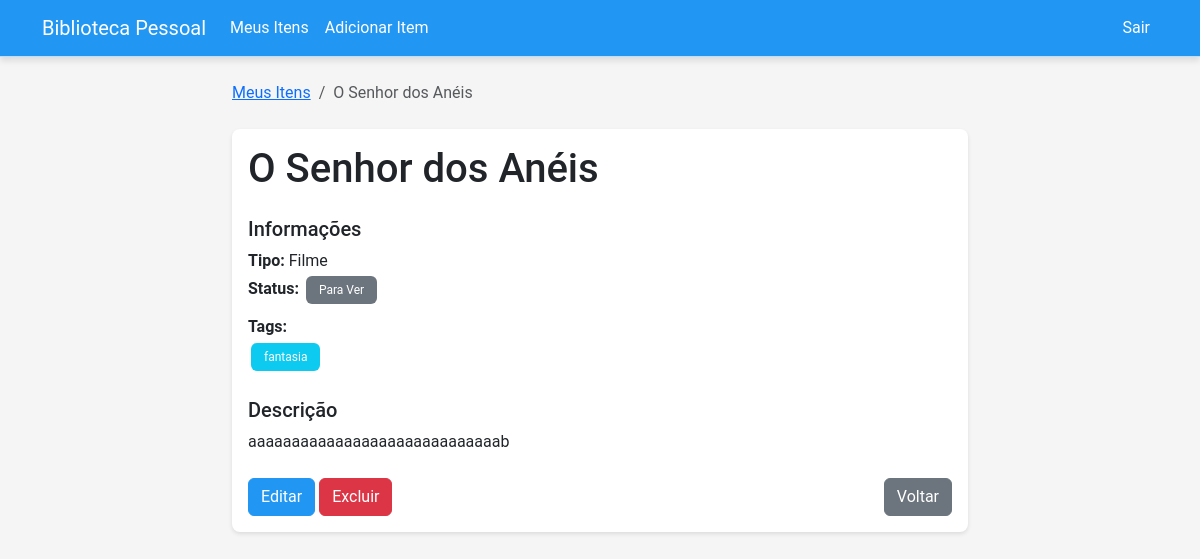
The page /itens/1 (signed in) on the database its author committed.
### models.py (models this page shows)
class Item(Base):
    __tablename__ = "itens"
    id = Column(Integer, primary_key=True, index=True)
    titulo = Column(String, index=True)
    tipo = Column(SQLEnum(TipoItem))
    status = Column(SQLEnum(StatusItem))
    descricao = Column(String, nullable=True)
    avaliacao = Column(Integer, nullable=True)
    tags = Column(String)
    favorito = Column(Boolean, default=False)
    criado_em = Column(DateTime, default=datetime.utcnow)
    id_dono = Column(Integer, ForeignKey("usuarios.id"))
    dono = relationship("Usuario", back_populates="itens")

### main.py (the view)
@app.get("/itens/{item_id}", response_class=HTMLResponse)
async def pagina_detalhe_item(
    request: Request,
    item_id: int,
    db: Session = Depends(get_db),
    usuario_atual: str = Depends(get_current_user),
):
    item = (
        db.query(Item)
        .join(Usuario)
        .filter(Item.id == item_id, Usuario.email == usuario_atual)
        .first()
    )
    if not item:
        raise HTTPException(status_code=404, detail="Item não encontrado")
    item.tags = [tag.strip() for tag in item.tags.split(",")] if item.tags else []
    return templates.TemplateResponse(
        "detalhe_item.html", {"request": request, "item": item, "usuario_atual": usuario_atual}
    )

### templates/detalhe_item.html (shortened to what this page needs)
{% extends "base.html" %}
{% block content %}
<div class="row">
    <div class="col-md-8 offset-md-2">
        <nav aria-label="breadcrumb" class="mb-4">
            <ol class="breadcrumb">
                <li class="breadcrumb-item"><a href="/itens">Meus Itens</a></li>
                <li class="breadcrumb-item active">{{ item.titulo }}</li>
            </ol>
        </nav>
        <div class="card">
            <div class="card-body">
                <div class="d-flex justify-content-between align-items-start mb-3">
                    <h1 class="card-title">{{ item.titulo }}</h1>
                </div>
                <div class="mb-4">
                    <h5>Informações</h5>
                    <ul class="list-unstyled">
                        <li><strong>Tipo:</strong> {{ item.tipo | title }}</li>
                        <li>
                            <strong>Status:</strong>
                            {% if item.status == "para_ler" %}
                            <span class="badge bg-secondary">Para {{ "Ler" if item.tipo == "livro" else "Ver" }}</span>
                            {% elif item.status == "lendo" %}
                            <span class="badge bg-primary">{{ "Lendo" if item.tipo == "livro" else "Assistindo" }}</span>
                            {% else %}
                            <span class="badge bg-success">Completado</span>
                            {% endif %}
                        </li>
                        {% if item.tags %}
                        <li class="mt-2">
                            <strong>Tags:</strong><br>
                            {% for tag in item.tags %}
                            <span class="badge bg-info me-1">{{ tag }}</span>
                            {% endfor %}
                        </li>
                        {% endif %}
                    </ul>
                </div>
                {% if item.descricao %}
                <div class="mb-4">
                    <h5>Descrição</h5>
                    <p>{{ item.descricao }}</p>
                </div>
                {% endif %}
                <div class="d-flex justify-content-between">
                    <div>
                        <a href="/itens/{{ item.id }}/editar" class="btn btn-primary">Editar</a>
                        <form action="/itens/{{ item.id }}/deletar" method="POST" style="display: inline;">
                            <button type="submit" class="btn btn-danger" onclick="return confirm('Tem certeza que deseja excluir este item?')">Excluir</button>
                        </form>
                    </div>
                    <a href="/itens" class="btn btn-secondary">Voltar</a>
                </div>
            </div>
        </div>
    </div>
</div>
{% endblock %}

### static/styles.css (style rules this page uses)
:root { --cor-primaria: #2196F3; --cor-secundaria: #1976D2; --cor-terciaria: #BBDEFB; --cor-destaque: #FFFFFF; --cor-sucesso: #4CAF50; --cor-erro: #F44336; --cor-alerta: #FFC107; --cor-info: #2196F3; --cor-texto: #212121; --cor-texto-claro: #757575; --cor-fundo: #F5F5F5; --cor-borda: #E0E0E0; --sombra-suave: 0 2px 4px rgba(0,0,0,0.1); --sombra-media: 0 4px 6px rgba(0,0,0,0.1); --sombra-forte: 0 8px 16px rgba(0,0,0,0.1); }
body { background: var(--cor-fundo); color: var(--cor-texto); min-height: 100vh; font-family: 'Roboto', 'Arial', sans-serif; }
.card { border: none; border-radius: 8px; box-shadow: var(--sombra-suave); transition: box-shadow 0.3s ease; }
.btn-primary { background-color: var(--cor-primaria); border-color: var(--cor-primaria); }
.badge { margin: 0.2rem; padding: 0.5rem 0.8rem; font-weight: normal; }

### rows shown on the page
Item: titulo "O Senhor dos Anéis", tipo "Filme", tipo "Ver", tags "fantasia", descricao "aaaaaaaaaaaaaaaaaaaaaaaaaaaaab"
